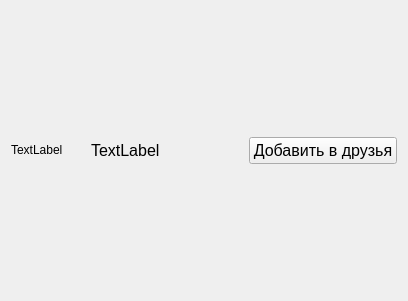
<?xml version="1.0" encoding="UTF-8"?>
<ui version="4.0">
 <class>SearchPeopleWidget</class>
 <widget class="QWidget" name="SearchPeopleWidget">
  <property name="geometry">
   <rect>
    <x>0</x>
    <y>0</y>
    <width>408</width>
    <height>301</height>
   </rect>
  </property>
  <property name="windowTitle">
   <string>Form</string>
  </property>
  <layout class="QHBoxLayout" name="horizontalLayout">
   <property name="spacing">
    <number>10</number>
   </property>
   <item>
    <widget class="QLabel" name="search_people_avatar">
     <property name="sizePolicy">
      <sizepolicy hsizetype="Fixed" vsizetype="Fixed">
       <horstretch>0</horstretch>
       <verstretch>0</verstretch>
      </sizepolicy>
     </property>
     <property name="minimumSize">
      <size>
       <width>70</width>
       <height>70</height>
      </size>
     </property>
     <property name="text">
      <string>TextLabel</string>
     </property>
    </widget>
   </item>
   <item alignment="Qt::AlignLeft">
    <widget class="QLabel" name="search_people_username">
     <property name="sizePolicy">
      <sizepolicy hsizetype="Preferred" vsizetype="Fixed">
       <horstretch>0</horstretch>
       <verstretch>0</verstretch>
      </sizepolicy>
     </property>
     <property name="font">
      <font>
       <pointsize>12</pointsize>
      </font>
     </property>
     <property name="text">
      <string>TextLabel</string>
     </property>
    </widget>
   </item>
   <item>
    <widget class="QPushButton" name="search_people_action">
     <property name="font">
      <font>
       <pointsize>12</pointsize>
      </font>
     </property>
     <property name="text">
      <string>Добавить в друзья</string>
     </property>
    </widget>
   </item>
  </layout>
 </widget>
 <resources/>
 <connections/>
</ui>
